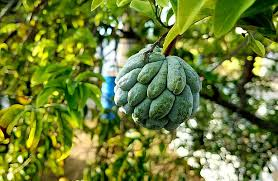
#> input picture custard apple/1004.jpg, 278 x 181 px, found by its file name; its folder holds 4 pictures in this run
$ jupyter execute --allow-errors 'Combine Brisk Freak.ipynb'   (shell and % lines are left out)
#> lines starting #> are read from the running program, lines starting #| are printed output that depends on the picture
[cell 1]
import numpy as np
import pandas as pd
import os
import csv
import cv2
import pickle
from sklearn.cluster import KMeans
from sklearn.model_selection import train_test_split
from sklearn.metrics import classification_report
from sklearn.tree import DecisionTreeClassifier
import sklearn.metrics as metrics
from sklearn.metrics import accuracy_score
from sklearn.ensemble import RandomForestClassifier
from sklearn.svm import SVC
from sklearn.preprocessing import Normalizer
from sklearn.neighbors import KNeighborsClassifier
from sklearn.metrics import confusion_matrix, precision_score, recall_score, f1_score
from sklearn.preprocessing import StandardScaler
from sklearn.decomposition import PCA
from sklearn.metrics import roc_curve
from sklearn.metrics import roc_auc_score
import matplotlib.pyplot as plt

[cell 2]
folder_neg="D:\College\SEM 5\CV\custard apple\custard apple" #negative
folder_pos="D:\College\SEM 5\CV\Training\Mealybug" #positive

[cell 3]
csv1_b=r"D:\College\SEM 5\CV\Negative.csv"
csv2_b=r"D:\College\SEM 5\CV\Positive.csv"

[cell 4]
def feature_brisk(folder_name, csv_dest):
#> called with csv_dest = 'D:\\College\\SEM 5\\CV\\Negative.csv'
    i=0
    for filename in os.listdir(folder_name):
        #path
        path=os.path.join(folder_name,filename)
        a=cv2.imread(path)
#> a is the input picture: shape (181, 278, 3); mean B, G, R 55.3, 126.7, 109.9

        #resize image
        resize=(100,100)
        img=cv2.resize(a,resize)
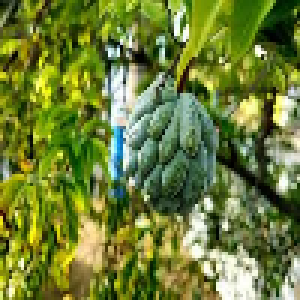
#> img: shape (100, 100, 3) (shown 3 times larger); mean B, G, R 55.2, 126.5, 109.7

        #gray image
        gray = cv2.cvtColor(img, cv2.COLOR_BGR2GRAY)
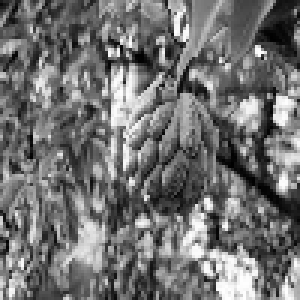
#> gray: shape (100, 100) (shown 3 times larger); min 0, max 255, mean 113.4
        img2= cv2.GaussianBlur(gray,(5,5),0)#gaussian Image
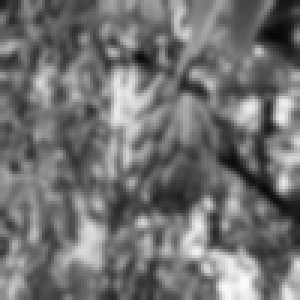
#> img2: shape (100, 100) (shown 3 times larger); min 7, max 252, mean 113.3

        # creating a Histograms Equalization of a image using cv2.equalizeHist()
        equ = cv2.equalizeHist(img2)
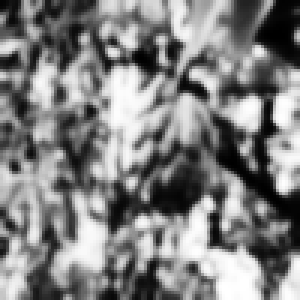
#> equ: shape (100, 100) (shown 3 times larger); min 0, max 255, mean 128.3

        kernelx = np.array([[1,1,1],[0,0,0],[-1,-1,-1]]) #kernels for prewitt edge detection
        kernely = np.array([[-1,0,1],[-1,0,1],[-1,0,1]])
        img_prewittx = cv2.filter2D(equ, -1, kernelx)#Horizontal
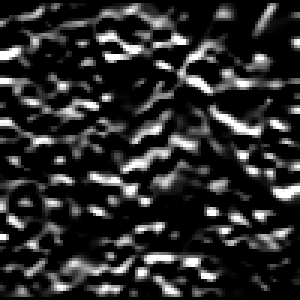
#> img_prewittx: shape (100, 100) (shown 3 times larger); min 0, max 255, mean 42.6
        img_prewitty = cv2.filter2D(equ, -1, kernely)#Vertical
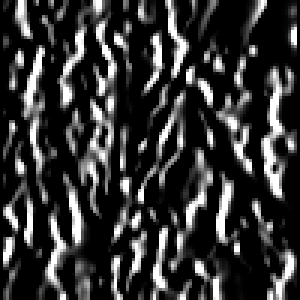
#> img_prewitty: shape (100, 100) (shown 3 times larger); min 0, max 255, mean 53.1
        img_prewitt = img_prewittx + img_prewitty
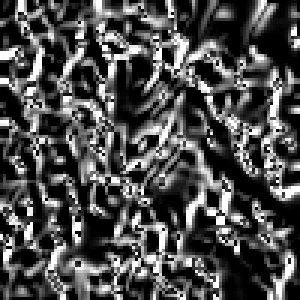
#> img_prewitt: shape (100, 100) (shown 3 times larger); min 0, max 255, mean 76.9

        #brisk code for feature descriptor
        brisk = cv2.BRISK_create()
        keypoint,descriptor = brisk.detectAndCompute(img_prewitt,None)
#> keypoint = 292 keypoints; strongest (x, y, size): (70, 48, 12.1), (45, 72, 11.9), (20, 53, 11.6), (69, 71, 10.9)

        out=pd.DataFrame(descriptor)
#> out = table of 292 rows and 64 columns
        #convert the descriptor array into a dataframe format
        print("descriptor shape ",i," : ", out.shape)
#| descriptor shape  0  :  (292, 64)
        i=i+1
        if i==2000:
            break

        #drop first coloumn as it's the no of feature detected. Not required.
        #append to the csv file
        csv_data=out.to_csv(csv_dest, mode='a', header=False,index=False)
#> pass 2 of the loop in feature_brisk, `for filename in os.listdir(folder_name):`:
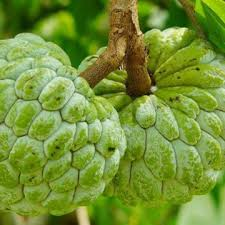
#> input picture custard apple/1012.jpg, 225 x 225 px, found by its file name
#> in feature_brisk, a is the input picture: shape (225, 225, 3); mean B, G, R 53.8, 145.1, 116.7
#> in feature_brisk, `equ = cv2.equalizeHist(img2)`:
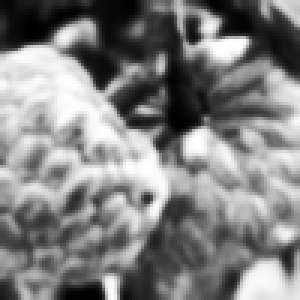
#> equ: shape (100, 100) (shown 3 times larger); min 0, max 255, mean 128.6
#> in feature_brisk, `img_prewitt = img_prewittx + img_prewitty`:
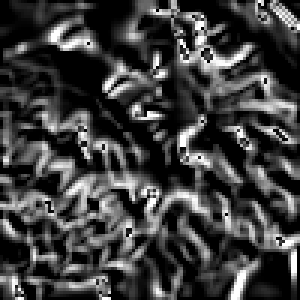
#> img_prewitt: shape (100, 100) (shown 3 times larger); min 0, max 255, mean 63
#> in feature_brisk, `keypoint,descriptor = brisk.detectAndCompute(img_prewitt,None)`: keypoint = 201 keypoints; strongest (x, y, size): (35, 28, 14.1), (44, 65, 10.9), (52, 38, 12.7), (49, 37, 8.4)
#> in feature_brisk, `out=pd.DataFrame(descriptor)`: out = table of 201 rows and 64 columns
#| descriptor shape  1  :  (201, 64)
#> pass 3 of the loop in feature_brisk, `for filename in os.listdir(folder_name):`:
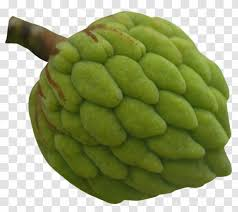
#> input picture custard apple/1024.jpg, 238 x 212 px, found by its file name
#> in feature_brisk, a is the input picture: shape (212, 238, 3); mean B, G, R 111.5, 158.8, 150
#> in feature_brisk, `equ = cv2.equalizeHist(img2)`:
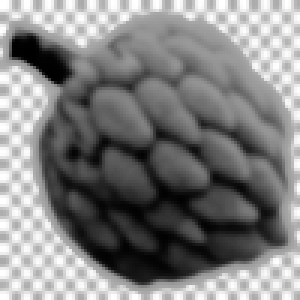
#> equ: shape (100, 100) (shown 3 times larger); min 0, max 255, mean 128.7
#> in feature_brisk, `img_prewitt = img_prewittx + img_prewitty`:
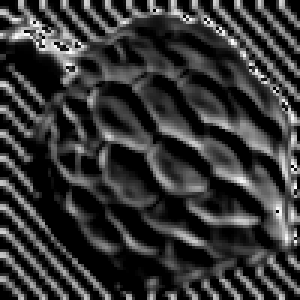
#> img_prewitt: shape (100, 100) (shown 3 times larger); min 0, max 255, mean 54.4
#> in feature_brisk, `keypoint,descriptor = brisk.detectAndCompute(img_prewitt,None)`: keypoint = 117 keypoints; strongest (x, y, size): (18, 14, 8.4), (85, 22, 8.4), (24, 23, 10.2), (21, 26, 12.9)
#> in feature_brisk, `out=pd.DataFrame(descriptor)`: out = table of 117 rows and 64 columns
#| descriptor shape  2  :  (117, 64)
#> the loop made 4 passes; the first 3 are shown

[cell 5]
feature_brisk(folder_neg,csv1_b)

#> (a cell that did not finish here is left out)

#> `keypoint,descriptor = brisk.detectAndCompute(img_prewitt,None)`: keypoint = 292 keypoints; strongest (x, y, size): (70, 48, 12.1), (45, 72, 11.9), (20, 53, 11.6), (69, 71, 10.9)
#> `out=pd.DataFrame(descriptor)`: out = table of 292 rows and 64 columns
#> `array_double = np.array(out, dtype=np.double)`:
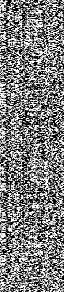
#> array_double: shape (292, 64) float64; min 0, max 255, mean 125.5

[cell 7]
#NEGATIVE IMAGES FEATURES
data1_b = pd.read_csv(csv1_b,header=None,dtype='float64')


data1_b=data1_b.astype(np.float64)
#as unit8 contain 1 byte(8bit) and ranges from 0 to 255
data1_b

#> (a cell that did not finish here is left out)

#> (a cell that did not finish here is left out)

# Elbow Method For Brisk

#> (a cell that did not finish here is left out)

[cell 11]
distortions = []
K = range(1,20)
#> (the rest of this cell did not finish here and is left out)

[cell 12]
kmeans = KMeans(n_clusters=16)
#> (the rest of this cell did not finish here and is left out)

[cell 13]
filename = 'Kmeans_BRISK_Model.sav'
pickle.dump(kmeans, open(filename, 'wb'))

#> (a cell that did not finish here is left out)

[cell 15]
#performing kmeans prediction of the entire  dataset with the pretrained kmeans model


#initialising i=0; as its the 1st class

i=0
data=[]
c=0

#> (the rest of this cell did not finish here and is left out)
